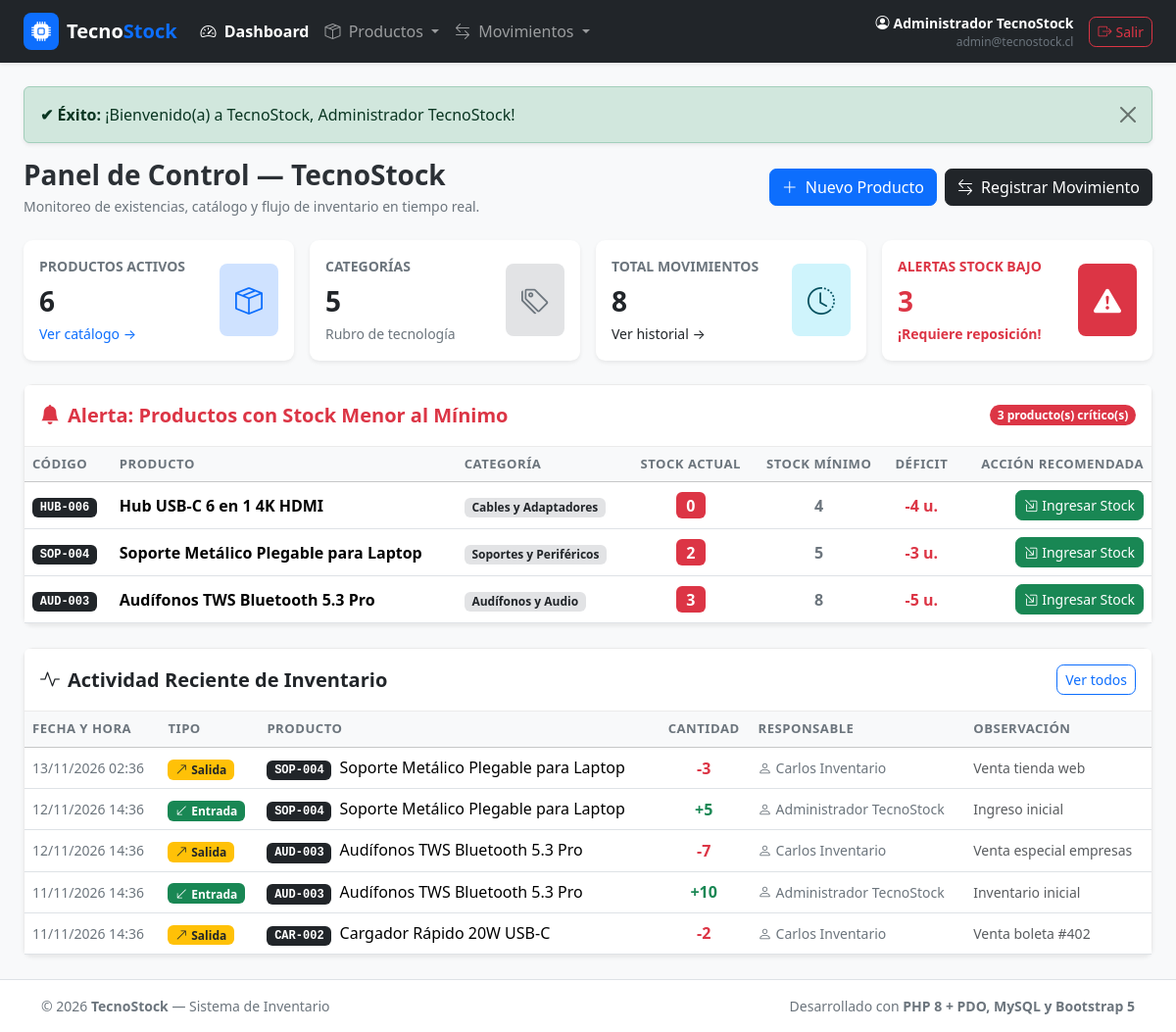
The app's page /modules/dashboard/index.php (signed in) with its own data.
### tables this page shows
CREATE TABLE `producto` (
  `id_producto` INT AUTO_INCREMENT PRIMARY KEY,
  `codigo` VARCHAR(50) NOT NULL UNIQUE,
  `nombre` VARCHAR(150) NOT NULL,
  `descripcion` TEXT NULL,
  `precio` DECIMAL(12,2) NOT NULL DEFAULT 0.00,
  `stock_actual` INT NOT NULL DEFAULT 0,
  `stock_minimo` INT NOT NULL DEFAULT 0,
  `estado` ENUM('activo', 'inactivo') NOT NULL DEFAULT 'activo',
  `id_categoria` INT NOT NULL,
  `creado_en` TIMESTAMP DEFAULT CURRENT_TIMESTAMP,
  `actualizado_en` TIMESTAMP DEFAULT CURRENT_TIMESTAMP ON UPDATE CURRENT_TIMESTAMP,
  CONSTRAINT `chk_producto_precio` CHECK (`precio` >= 0),
  CONSTRAINT `chk_producto_stock_actual` CHECK (`stock_actual` >= 0),
  CONSTRAINT `chk_producto_stock_minimo` CHECK (`stock_minimo` >= 0),
  CONSTRAINT `fk_producto_categoria` FOREIGN KEY (`id_categoria`)
    REFERENCES `categoria` (`id_categoria`)
    ON UPDATE CASCADE
    ON DELETE RESTRICT
);

CREATE TABLE `categoria` (
  `id_categoria` INT AUTO_INCREMENT PRIMARY KEY,
  `nombre` VARCHAR(100) NOT NULL UNIQUE,
  `descripcion` TEXT NULL,
  `estado` ENUM('activo', 'inactivo') NOT NULL DEFAULT 'activo',
  `creado_en` TIMESTAMP DEFAULT CURRENT_TIMESTAMP
);

CREATE TABLE `movimiento` (
  `id_movimiento` INT AUTO_INCREMENT PRIMARY KEY,
  `fecha_hora` DATETIME NOT NULL DEFAULT CURRENT_TIMESTAMP,
  `tipo` ENUM('entrada', 'salida') NOT NULL,
  `cantidad` INT NOT NULL,
  `observacion` TEXT NULL,
  `id_producto` INT NOT NULL,
  `id_usuario` INT NOT NULL,
  CONSTRAINT `chk_movimiento_cantidad` CHECK (`cantidad` > 0),
  CONSTRAINT `fk_movimiento_producto` FOREIGN KEY (`id_producto`)
    REFERENCES `producto` (`id_producto`)
    ON UPDATE CASCADE
    ON DELETE RESTRICT,
  CONSTRAINT `fk_movimiento_usuario` FOREIGN KEY (`id_usuario`)
    REFERENCES `usuario` (`id_usuario`)
    ON UPDATE CASCADE
    ON DELETE RESTRICT
);

CREATE TABLE `usuario` (
  `id_usuario` INT AUTO_INCREMENT PRIMARY KEY,
  `nombre` VARCHAR(100) NOT NULL,
  `correo` VARCHAR(150) NOT NULL UNIQUE,
  `clave` VARCHAR(255) NOT NULL,
  `estado` ENUM('activo', 'inactivo') NOT NULL DEFAULT 'activo',
  `creado_en` TIMESTAMP DEFAULT CURRENT_TIMESTAMP
);

### modules/dashboard/index.php (the view, shortened to what this page needs)
<?php
require_once ROOT_PATH . '/includes/helpers.php';
$pdo = getDBConnection();
$totalProductos   = $pdo->query("SELECT COUNT(*) FROM producto WHERE estado = 'activo'")->fetchColumn();
$totalCategorias  = $pdo->query("SELECT COUNT(*) FROM categoria WHERE estado = 'activo'")->fetchColumn();
$totalMovimientos = $pdo->query("SELECT COUNT(*) FROM movimiento")->fetchColumn();
$stockBajoCount   = $pdo->query("SELECT COUNT(*) FROM producto WHERE estado = 'activo' AND stock_actual < stock_minimo")->fetchColumn();
$stmtCriticos = $pdo->query("
    SELECT p.id_producto, p.codigo, p.nombre, p.stock_actual, p.stock_minimo, p.precio, c.nombre AS categoria
    FROM producto p
    INNER JOIN categoria c ON p.id_categoria = c.id_categoria
    WHERE p.estado = 'activo' AND p.stock_actual < p.stock_minimo
    ORDER BY p.stock_actual ASC
");
$productosCriticos = $stmtCriticos->fetchAll();
$stmtUltimosMov = $pdo->query("
    SELECT m.fecha_hora, m.tipo, m.cantidad, m.observacion, p.nombre AS producto, p.codigo, u.nombre AS usuario
    FROM movimiento m
    INNER JOIN producto p ON m.id_producto = p.id_producto
    INNER JOIN usuario u ON m.id_usuario = u.id_usuario
    ORDER BY m.fecha_hora DESC
    LIMIT 5
");
$ultimosMovimientos = $stmtUltimosMov->fetchAll();
require_once ROOT_PATH . '/includes/header.php';
require_once ROOT_PATH . '/includes/navbar.php';
?>
<main class="container-fluid px-lg-4 py-4 flex-grow-1">
    <div class="d-flex flex-column flex-md-row justify-content-between align-items-md-center gap-3 mb-4">
        <div>
            <h1 class="h3 fw-bold mb-1">Panel de Control &mdash; TecnoStock</h1>
            <p class="text-secondary small mb-0">Monitoreo de existencias, catálogo y flujo de inventario en tiempo real.</p>
        </div>
        <div class="d-flex flex-wrap gap-2">
            <a href="<?= base_url('modules/productos/crear.php') ?>" class="btn btn-primary d-flex align-items-center gap-2">
                <i class="bi bi-plus-lg"></i> Nuevo Producto
            </a>
            <a href="<?= base_url('modules/movimientos/registrar.php') ?>" class="btn btn-dark d-flex align-items-center gap-2">
                <i class="bi bi-arrow-left-right"></i> Registrar Movimiento
            </a>
        </div>
    </div>
    <div class="row g-3 mb-4">
        <div class="col-12 col-sm-6 col-xl-3">
            <div class="card shadow-sm border-0 h-100">
                <div class="card-body d-flex align-items-center justify-content-between">
                    <div>
                        <div class="text-secondary small text-uppercase fw-semibold">Productos Activos</div>
                        <div class="fs-3 fw-bold mt-1"><?= $totalProductos ?></div>
                        <a href="<?= base_url('modules/productos/index.php') ?>" class="text-decoration-none small text-primary">Ver catálogo &rarr;</a>
                    </div>
                    <div class="bg-primary-subtle text-primary rounded-3 p-3 fs-3">
                        <i class="bi bi-box-seam"></i>
                    </div>
                </div>
            </div>
        </div>
        <div class="col-12 col-sm-6 col-xl-3">
            <div class="card shadow-sm border-0 h-100">
                <div class="card-body d-flex align-items-center justify-content-between">
                    <div>
                        <div class="text-secondary small text-uppercase fw-semibold">Categorías</div>
                        <div class="fs-3 fw-bold mt-1"><?= $totalCategorias ?></div>
                        <span class="text-secondary small">Rubro de tecnología</span>
                    </div>
                    <div class="bg-secondary-subtle text-secondary rounded-3 p-3 fs-3">
                        <i class="bi bi-tags"></i>
                    </div>
                </div>
            </div>
        </div>
        <div class="col-12 col-sm-6 col-xl-3">
            <div class="card shadow-sm border-0 h-100">
                <div class="card-body d-flex align-items-center justify-content-between">
                    <div>
                        <div class="text-secondary small text-uppercase fw-semibold">Total Movimientos</div>
                        <div class="fs-3 fw-bold mt-1"><?= $totalMovimientos ?></div>
                        <a href="<?= base_url('modules/movimientos/index.php') ?>" class="text-decoration-none small text-dark">Ver historial &rarr;</a>
                    </div>
                    <div class="bg-info-subtle text-info-emphasis rounded-3 p-3 fs-3">
                        <i class="bi bi-clock-history"></i>
                    </div>
                </div>
            </div>
        </div>
        <div class="col-12 col-sm-6 col-xl-3">
            <div class="card shadow-sm border-0 h-100 <?= $stockBajoCount > 0 ? 'border-danger border-2' : '' ?>">
                <div class="card-body d-flex align-items-center justify-content-between">
                    <div>
                        <div class="text-danger small text-uppercase fw-bold">Alertas Stock Bajo</div>
                        <div class="fs-3 fw-bold text-danger mt-1"><?= $stockBajoCount ?></div>
                        <span class="small text-danger fw-semibold">
                            <?= $stockBajoCount > 0 ? '¡Requiere reposición!' : 'Nivel óptimo' ?>
                        </span>
                    </div>
                    <div class="bg-danger text-white rounded-3 p-3 fs-3">
                        <i class="bi bi-exclamation-triangle-fill"></i>
                    </div>
                </div>
            </div>
        </div>
    </div>
    <div class="card shadow-sm mb-4">
        <div class="card-header d-flex justify-content-between align-items-center py-3">
            <div class="d-flex align-items-center gap-2 text-danger">
                <i class="bi bi-bell-fill fs-5"></i>
                <h2 class="h5 mb-0 fw-bold">Alerta: Productos con Stock Menor al Mínimo</h2>
            </div>
            <span class="badge bg-danger rounded-pill"><?= count($productosCriticos) ?> producto(s) crítico(s)</span>
        </div>
        <div class="card-body p-0">
            <?php if (empty($productosCriticos)): ?>
                <div class="p-4 text-center text-success">
                    <i class="bi bi-check-circle-fill fs-1 d-block mb-2"></i>
                    <p class="mb-0 fw-semibold">Excelente: Todos los productos se encuentran por sobre el nivel de existencias mínimas.</p>
                </div>
            <?php else: ?>
                <div class="table-responsive">
                    <table class="table table-hover align-middle mb-0">
                        <thead class="table-light">
                            <tr>
                                <th>Código</th>
                                <th>Producto</th>
                                <th>Categoría</th>
                                <th class="text-center">Stock Actual</th>
                                <th class="text-center">Stock Mínimo</th>
                                <th class="text-center">Déficit</th>
                                <th class="text-end">Acción Recomendada</th>
                            </tr>
                        </thead>
                        <tbody>
                            <?php foreach ($productosCriticos as $prod):
                                $deficit = $prod['stock_minimo'] - $prod['stock_actual'];
                            ?>
                            <tr class="table-row-stock-critico">
                                <td><span class="badge bg-dark font-monospace"><?= e($prod['codigo']) ?></span></td>
                                <td class="fw-semibold"><?= e($prod['nombre']) ?></td>
                                <td><span class="badge bg-secondary-subtle text-dark"><?= e($prod['categoria']) ?></span></td>
                                <td class="text-center">
                                    <span class="badge bg-danger fs-6"><?= $prod['stock_actual'] ?></span>
                                </td>
                                <td class="text-center text-secondary fw-semibold"><?= $prod['stock_minimo'] ?></td>
                                <td class="text-center text-danger fw-bold">-<?= $deficit ?> u.</td>
                                <td class="text-end">
                                    <a href="<?= base_url('modules/movimientos/registrar.php?id_producto=' . $prod['id_producto'] . '&tipo=entrada') ?>" class="btn btn-sm btn-success d-inline-flex align-items-center gap-1">
                                        <i class="bi bi-box-arrow-in-down-right"></i> Ingresar Stock
                                    </a>
                                </td>
                            </tr>
                            <?php endforeach; ?>
                        </tbody>
                    </table>
                </div>
            <?php endif; ?>
        </div>
    </div>
    <div class="card shadow-sm">
        <div class="card-header d-flex justify-content-between align-items-center py-3">
            <h2 class="h5 mb-0 fw-bold text-dark"><i class="bi bi-activity me-2"></i>Actividad Reciente de Inventario</h2>
            <a href="<?= base_url('modules/movimientos/index.php') ?>" class="btn btn-sm btn-outline-primary">Ver todos</a>
        </div>
        <div class="card-body p-0">
            <div class="table-responsive">
                <table class="table table-hover align-middle mb-0">
                    <thead class="table-light">
                        <tr>
                            <th>Fecha y Hora</th>
                            <th>Tipo</th>
                            <th>Producto</th>
                            <th class="text-center">Cantidad</th>
                            <th>Responsable</th>
                            <th>Observación</th>
                        </tr>
                    </thead>
                    <tbody>
                        <?php if (empty($ultimosMovimientos)): ?>
                            <tr><td colspan="6" class="text-center py-3 text-muted">No se registran movimientos recientes.</td></tr>
                        <?php else: ?>
                            <?php foreach ($ultimosMovimientos as $mov): ?>
                            <tr>
                                <td class="text-secondary small"><?= date('d/m/Y H:i', strtotime($mov['fecha_hora'])) ?></td>
                                <td>
                                    <?php if ($mov['tipo'] === 'entrada'): ?>
                                        <span class="badge bg-success"><i class="bi bi-arrow-down-left me-1"></i>Entrada</span>
                                    <?php else: ?>
                                        <span class="badge bg-warning text-dark"><i class="bi bi-arrow-up-right me-1"></i>Salida</span>
                                    <?php endif; ?>
                                </td>
                                <td>
                                    <span class="badge bg-dark font-monospace me-1"><?= e($mov['codigo']) ?></span>
                                    <?= e($mov['producto']) ?>
                                </td>
                                <td class="text-center fw-bold <?= $mov['tipo'] === 'entrada' ? 'text-success' : 'text-danger' ?>">
                                    <?= $mov['tipo'] === 'entrada' ? '+' : '-' ?><?= $mov['cantidad'] ?>
                                </td>
                                <td class="small text-secondary"><i class="bi bi-person me-1"></i><?= e($mov['usuario']) ?></td>
                                <td class="small text-muted"><?= e($mov['observacion'] ?: 'Sin observación') ?></td>
                            </tr>
                            <?php endforeach; ?>
                        <?php endif; ?>
                    </tbody>
                </table>
            </div>
        </div>
    </div>
</main>
<?php require_once ROOT_PATH . '/includes/footer.php'; ?>

### records on screen
producto: codigo "HUB-006", nombre "Hub USB-C 6 en 1 4K HDMI", id_categoria.nombre "Cables y Adaptadores", stock_actual "0", stock_minimo "4"
producto: codigo "SOP-004", nombre "Soporte Metálico Plegable para Laptop", id_categoria.nombre "Soportes y Periféricos", stock_actual "2", stock_minimo "5", deficit "3"
producto: codigo "AUD-003", nombre "Audífonos TWS Bluetooth 5.3 Pro", id_categoria.nombre "Audífonos y Audio", stock_actual "3", stock_minimo "8", deficit "5"
movimiento: fecha_hora "13/11/2026 02:36", tipo "salida" (drawn), id_producto.codigo "SOP-004", id_producto.nombre "Soporte Metálico Plegable para Laptop", cantidad "3", id_usuario.nombre "Carlos Inventario", observacion "Venta tienda web"
movimiento: fecha_hora "12/11/2026 14:36", tipo "entrada" (drawn), id_producto.codigo "SOP-004", id_producto.nombre "Soporte Metálico Plegable para Laptop", cantidad "5", id_usuario.nombre "Administrador TecnoStock", observacion "Ingreso inicial"
movimiento: fecha_hora "12/11/2026 14:36", tipo "salida" (drawn), id_producto.codigo "AUD-003", id_producto.nombre "Audífonos TWS Bluetooth 5.3 Pro", cantidad "7", id_usuario.nombre "Carlos Inventario", observacion "Venta especial empresas"
movimiento: fecha_hora "11/11/2026 14:36", tipo "entrada" (drawn), id_producto.codigo "AUD-003", id_producto.nombre "Audífonos TWS Bluetooth 5.3 Pro", cantidad "10", id_usuario.nombre "Administrador TecnoStock", observacion "Inventario inicial"
movimiento: fecha_hora "11/11/2026 14:36", tipo "salida" (drawn), id_producto.codigo "CAR-002", id_producto.nombre "Cargador Rápido 20W USB-C", cantidad "2", id_usuario.nombre "Carlos Inventario", observacion "Venta boleta #402"

### other values on screen
$usuario['nombre'] "Administrador TecnoStock"
$usuario['correo'] "admin@tecnostock.cl"
$mensaje "¡Bienvenido(a) a TecnoStock, Administrador TecnoStock!"
$totalProductos "6"
$totalCategorias "5"
$totalMovimientos "8"
$stockBajoCount "3"
count($productosCriticos) "3"
